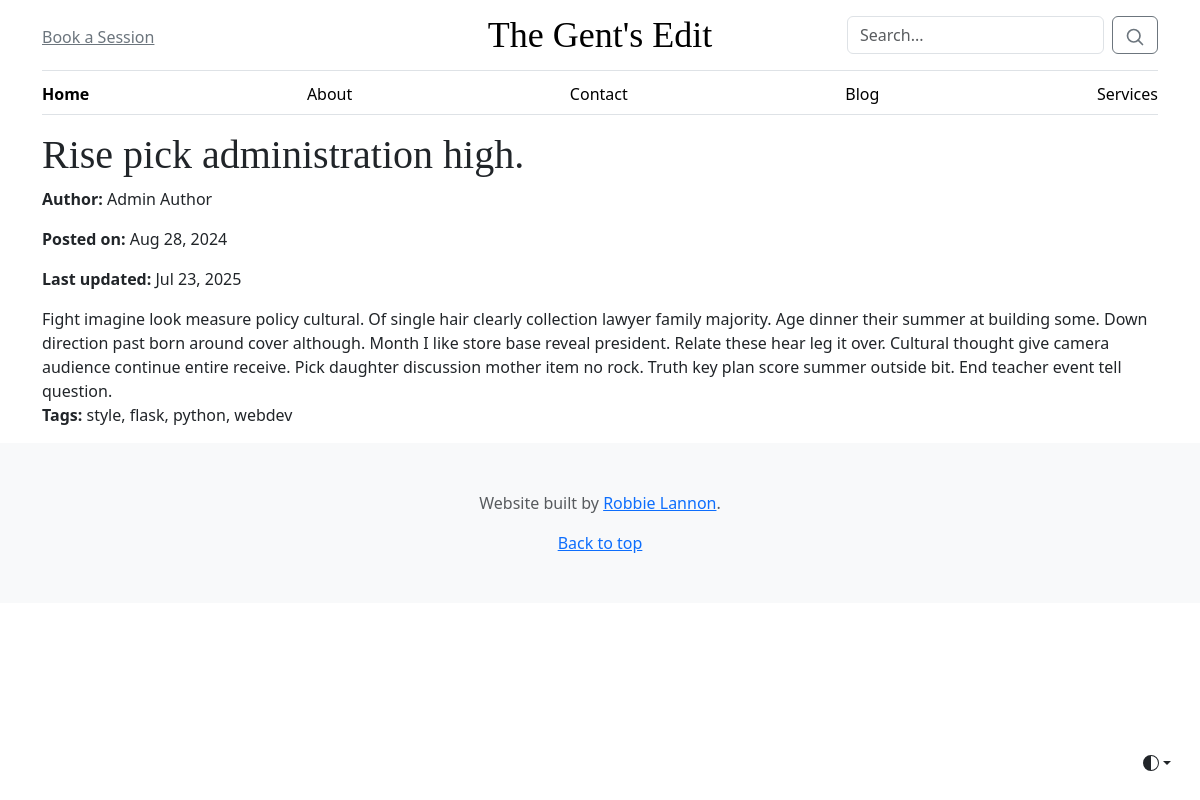
Page /article/3 on the committed database.
### app/models.py (models this page shows, shortened)
class BlogPost(db.Model):
    id = db.Column(db.Integer, primary_key=True)
    title = db.Column(db.String(200), nullable=False)
    content = db.Column(db.Text, nullable=False)
    author_id = db.Column(db.Integer, db.ForeignKey('author.id'), nullable=False)
    tags = db.Column(db.String(100), nullable=True)
    created_at = db.Column(db.DateTime, default=db.func.current_timestamp())
    updated_at = db.Column(db.DateTime, default=db.func.current_timestamp(), onupdate=db.func.current_timestamp())
    author = db.Relationship('Author', back_populates='blog_posts')
    images = db.relationship('Image', back_populates='blog_post', lazy=True)

class Author(db.Model):
    id = db.Column(db.Integer, db.ForeignKey('user.id'), primary_key=True)
    name = db.Column(db.String(100), nullable=False)
    email = db.Column(db.String(120), unique=True, nullable=False)
    bio = db.Column(db.Text, nullable=True)
    profile_image_url = db.Column(db.String(200), nullable=True)
    user = db.relationship('User', backref='author', uselist=False, lazy=True)
    blog_posts = db.relationship('BlogPost', back_populates='author', lazy='dynamic')

### app/routes.py (the view)
@main.route("/article/<int:post_id>")
def article_detail(post_id):
    post = BlogPost.query.get_or_404(post_id)
    return render_template("article.html", post=post)

### app/templates/article.html (shortened to what this page needs)
{% extends "layout.html" %}
{% block main %}
<h1>{{post.title}}</h1>
{% if post.author %}
    <p><strong>Author:</strong> {{post.author.name}}</p>
{% endif %}
{% if post.created_at %}
    <p><strong>Posted on:</strong> {{post.created_at.strftime('%b %d, %Y')}}</p>
{% endif %}
{% if post.updated_at %}
    <p><strong>Last updated:</strong> {{post.updated_at.strftime('%b %d, %Y')}}</p>
{% endif %}
{{post.content | replace('\n', '<br>') | safe}}
{% if post.tags %}
    <p><strong>Tags:</strong> {% for tag in post.tags.split(',') %}
        {{ tag }}{% if not loop.last %}, {% endif %}
    {% endfor %}</p>
{% endif %}
{% endblock %}

### app/static/style.css (style rules this page uses)
h1, h2, h3, h4, h5, h6 { font-family: "Playfair Display", Georgia, "Times New Roman", serif; }

### rows in the picture
BlogPost: title "Rise pick administration high.", created_at "Aug 28, 2024", updated_at "Jul 23, 2025", content "Fight imagine look measure policy cultural. Of single hair clearly collection lawyer family majority. Age dinner their summer at building some. Down direction past born around cover although. Month I like store base reveal president. Relate these hear leg it over. Cultural thought give camera audience continue entire receive. Pick daughter discussion mother item no rock. Truth key plan score summer outside bit. End teacher event tell question."
Author: author.name "Admin Author"

### other values in the picture
{{ tag }} "style" "flask" "python" "webdev"
